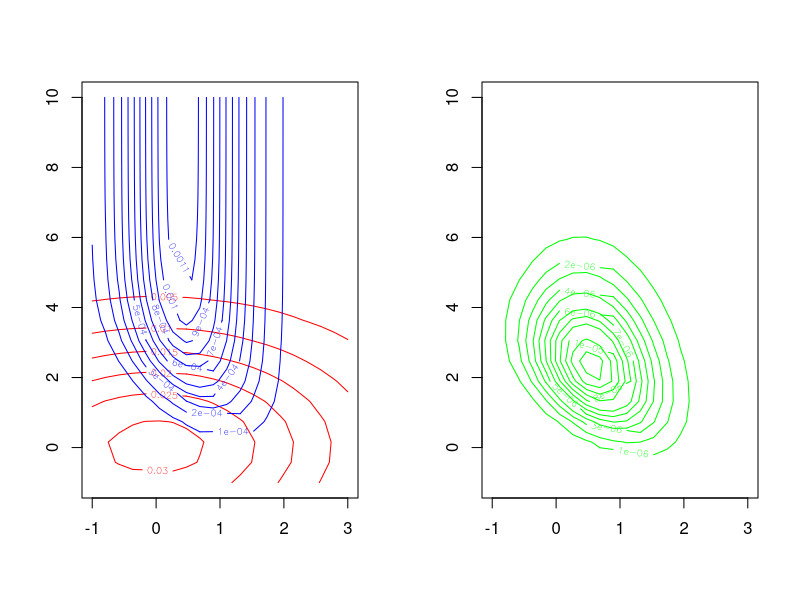

Write R code to recreate this figure.
ecmo2Data = matrix(c(9, 0, 6, 4), nrow=2)
antilogit = function(z) exp(z)/(1+exp(z))
lik2 = function(ab) {
  a = ab[1]; b = ab[2]
  p = antilogit(a + b*(1:0))
  prod(p^ecmo2Data[1,] * (1-p)^ecmo2Data[2,])
} 
require("mvtnorm")
prior2 = function(ab, a0=0, b0=0, va=5, vab=0, vb=5)
  dmvnorm(ab, c(a0, b0), 
          matrix(c(va, vab, vab, vb), nrow=2))
par(mfrow=c(1,2))
avec = seq(-1, 3, length.out=20)
bvec = seq(-1, 10, length.out=20)
abgrid = expand.grid(avec, bvec)
prior2Matrix = matrix(prior2(abgrid), nrow=length(avec))
contour(avec, bvec, prior2Matrix, col="red")
lik2Matrix = matrix(apply(abgrid, 1, lik2), nrow=length(avec))
contour(avec, bvec, lik2Matrix, add=T, col="blue")

posterior2Matrix = prior2Matrix * lik2Matrix
contour(avec, bvec, posterior2Matrix, col="green")

